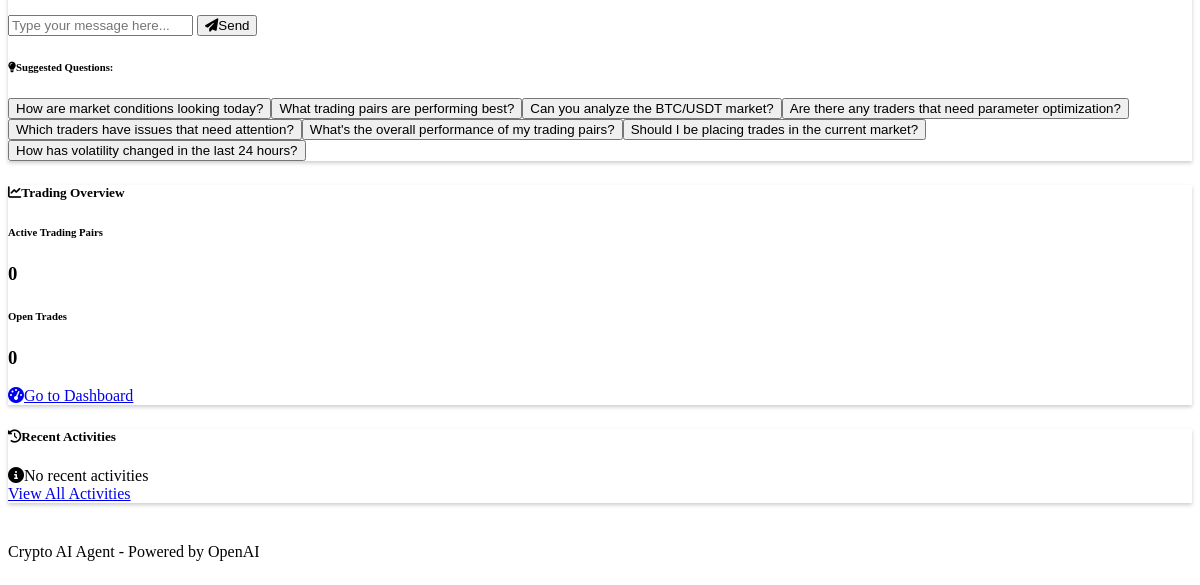
/chat (lower part), run on an earlier commit of the app's database.
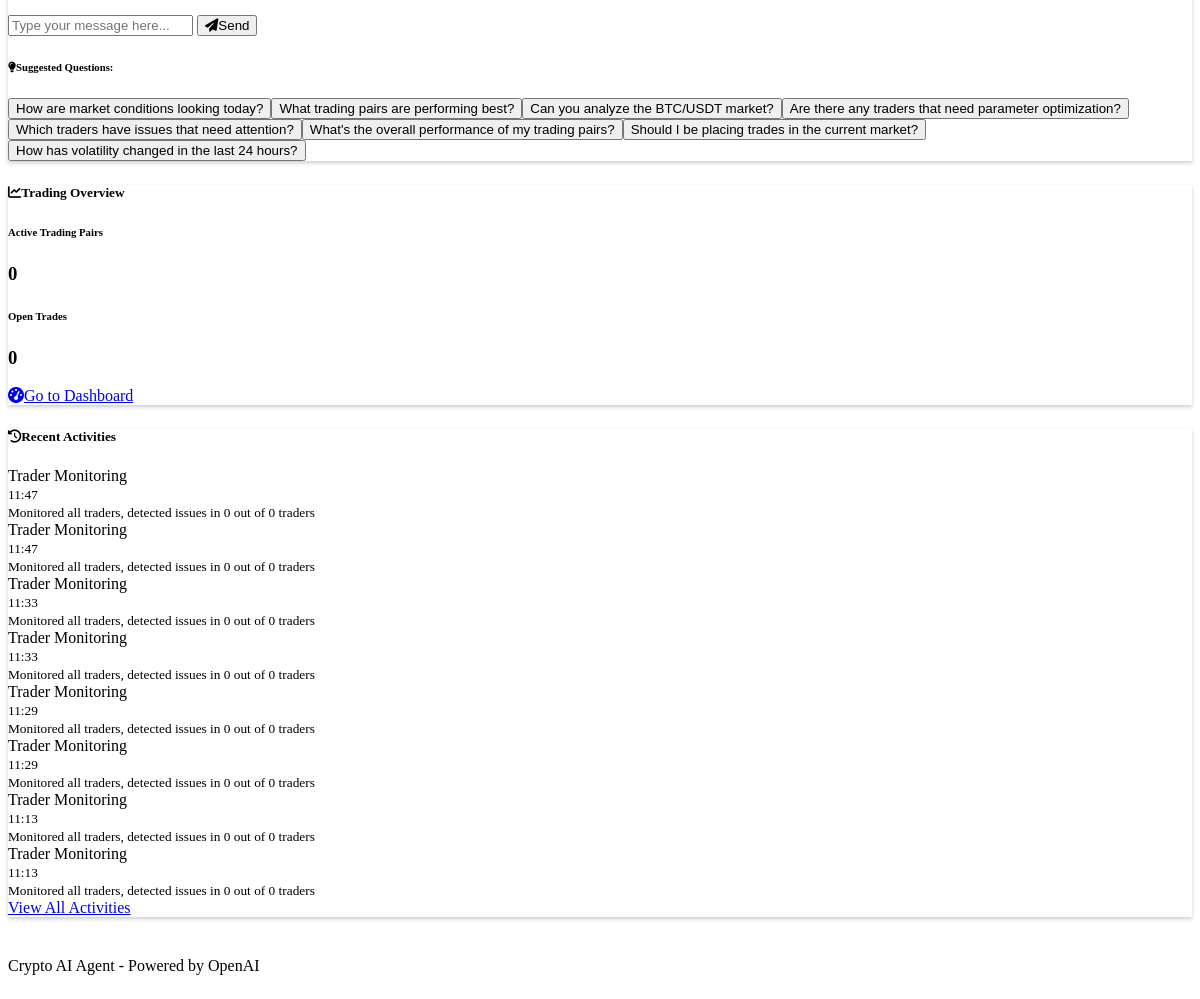
And on a later commit of the database.
### models.py (models this page shows, shortened)
class AuditLog(db.Model):
    id = db.Column(db.Integer, primary_key=True)
    timestamp = db.Column(db.DateTime, default=datetime.utcnow)
    action_type = db.Column(db.String(50), nullable=False)  # market_analysis, parameter_update, trade_recommendation, etc.
    description = db.Column(db.Text, nullable=False)
    trading_pair_id = db.Column(db.Integer, db.ForeignKey('trading_pair.id'), nullable=True)
    trade_id = db.Column(db.Integer, db.ForeignKey('trade.id'), nullable=True)

### routes/main.py (the view)
@main_bp.route('/chat')
def chat_interface():
    try:
        trading_pairs = trading_client.get_trading_pairs().get('data', [])
        traders_status = trading_client.get_all_traders_status().get('data', [])
        open_trades = sum(trader.get('open_trades', 0) for trader in traders_status)
        active_pairs = len(trading_pairs)
        recent_actions = AuditLog.query.order_by(AuditLog.timestamp.desc()).limit(10).all()
        return render_template(
            'chat.html',
            active_pairs=active_pairs,
            open_trades=open_trades,
            recent_actions=recent_actions
        )
    except Exception as e:
        logger.error(f"Error rendering chat interface page: {str(e)}")
        return render_template('error.html', error=str(e))

### services/trading_api.py (called while the page is built, shortened)
    def _make_request(self, method, endpoint, data=None, params=None):
        if not self.api_available:
            return self._get_default_response_for_endpoint(endpoint)

    def _get_default_response_for_endpoint(self, endpoint):
        if endpoint == "trading-pairs" or endpoint.startswith("trading-pairs/"):
            return {
                "success": True,
                "data": []
            }
        elif endpoint == "trader-status" or endpoint.startswith("trader-status/"):
            return {
                "success": True,
                "data": []
            }
        elif endpoint == "trades" or endpoint.startswith("trades/"):
            return {
                "success": True,
                "data": []
            }
        else:
            return {
                "success": False,
                "error": "Trading API service is unavailable",
                "data": []
            }

    def get_trading_pairs(self):
        return self._make_request("GET", "trading-pairs")

    def get_all_traders_status(self):
        return self._make_request("GET", "trader-status")

### templates/chat.html (shortened to what this page needs)
{% extends 'base.html' %}
{% block content %}
<div class="row">
    <div class="col-md-8">
        <div class="card">
            <div class="card-body">
                <div class="chat-container">
                    <div class="chat-input-container">
                        <form id="chat-form">
                            <div class="input-group">
                                <input type="text" id="chat-input" class="form-control" placeholder="Type your message here..." autocomplete="off">
                                <button type="submit" class="btn btn-primary">
                                    <i class="fas fa-paper-plane me-2"></i>Send
                                </button>
                            </div>
                        </form>
                    </div>
                </div>
                <div class="mt-3">
                    <h6><i class="fas fa-lightbulb me-2"></i>Suggested Questions:</h6>
                    <div id="suggested-questions" class="mt-2">
                    </div>
                </div>
            </div>
        </div>
    </div>
    <div class="col-md-4">
        <div class="card mb-4">
            <div class="card-header">
                <h5 class="mb-0"><i class="fas fa-chart-line me-2"></i>Trading Overview</h5>
            </div>
            <div class="card-body">
                <div class="mb-3">
                    <h6 class="text-muted">Active Trading Pairs</h6>
                    <h3>{{ active_pairs }}</h3>
                </div>
                <div class="mb-3">
                    <h6 class="text-muted">Open Trades</h6>
                    <h3>{{ open_trades }}</h3>
                </div>
                <a href="{{ url_for('main.index') }}" class="btn btn-outline-primary w-100">
                    <i class="fas fa-tachometer-alt me-1"></i>Go to Dashboard
                </a>
            </div>
        </div>
        <div class="card">
            <div class="card-header">
                <h5 class="mb-0"><i class="fas fa-history me-2"></i>Recent Activities</h5>
            </div>
            <div class="card-body p-0">
                <div class="list-group list-group-flush">
                    {% for action in recent_actions %}
                    <div class="list-group-item">
                        <div class="d-flex justify-content-between align-items-start">
                            <div>
                                {% if 'market_analysis' in action.action_type %}
                                <span class="badge bg-info">Market Analysis</span>
                                {% elif 'parameter_optimization' in action.action_type %}
                                <span class="badge bg-success">Parameter Optimization</span>
                                {% elif 'trader_monitoring' in action.action_type %}
                                <span class="badge bg-warning">Trader Monitoring</span>
                                {% elif 'trade_placement' in action.action_type %}
                                <span class="badge bg-primary">Trade Placement</span>
                                {% elif 'chat_query' in action.action_type %}
                                <span class="badge bg-secondary">Chat Query</span>
                                {% else %}
                                <span class="badge bg-dark">{{ action.action_type }}</span>
                                {% endif %}
                            </div>
                            <small class="text-muted">{{ action.timestamp.strftime('%H:%M') }}</small>
                        </div>
                        <small class="d-block mt-1">{{ action.description }}</small>
                    </div>
                    {% else %}
                    <div class="list-group-item text-center py-3">
                        <i class="fas fa-info-circle me-1"></i>No recent activities
                    </div>
                    {% endfor %}
                </div>
                <div class="card-footer text-center">
                    <a href="{{ url_for('main.action_log') }}" class="btn btn-sm btn-outline-secondary">
                        View All Activities
                    </a>
                </div>
            </div>
        </div>
    </div>
</div>
{% endblock %}

### templates/base.html (shortened to what this page needs)
<!DOCTYPE html>
<html lang="en" data-bs-theme="dark">
<head>
    <link rel="stylesheet" href="https://cdn.replit.com/agent/bootstrap-agent-dark-theme.min.css">
    <link rel="stylesheet" href="https://cdnjs.cloudflare.com/ajax/libs/font-awesome/6.4.0/css/all.min.css">
    <link rel="stylesheet" href="{{ url_for('static', filename='css/style.css') }}">
</head>
<body>
    <div class="container-fluid mt-4">
        {% block content %}{% endblock %}
    </div>
    <footer class="footer bg-dark text-center text-white-50 py-3 mt-5">
        <div class="container">
            <p class="mb-0">Crypto AI Agent - Powered by OpenAI</p>
        </div>
    </footer>
</body>
</html>

### static/css/style.css (style rules this page uses)
body { min-height: 100vh; display: flex; flex-direction: column; }
.container-fluid { flex: 1; }
footer { margin-top: auto; }
.card { box-shadow: 0 0.125rem 0.25rem rgba(0, 0, 0, 0.2); margin-bottom: 1.5rem; }
.card-header { font-weight: 500; }
.chat-container { display: flex; flex-direction: column; height: calc(100vh - 300px); min-height: 400px; }
.chat-input-container { position: relative; }

What changed in the data, as far as the page shows it:
added AuditLog: shows "Trader Monitoring", timestamp "11:47", description "Monitored all traders, detected issues in 0 out of 0 traders"
added AuditLog: shows "Trader Monitoring", timestamp "11:47", description "Monitored all traders, detected issues in 0 out of 0 traders"
added AuditLog: shows "Trader Monitoring", timestamp "11:33", description "Monitored all traders, detected issues in 0 out of 0 traders"
added AuditLog: shows "Trader Monitoring", timestamp "11:33", description "Monitored all traders, detected issues in 0 out of 0 traders"
added AuditLog: shows "Trader Monitoring", timestamp "11:29", description "Monitored all traders, detected issues in 0 out of 0 traders"
added AuditLog: shows "Trader Monitoring", timestamp "11:29", description "Monitored all traders, detected issues in 0 out of 0 traders"
added AuditLog: shows "Trader Monitoring", timestamp "11:13", description "Monitored all traders, detected issues in 0 out of 0 traders"
added AuditLog: shows "Trader Monitoring", timestamp "11:13", description "Monitored all traders, detected issues in 0 out of 0 traders"
Also different on the page:
text no longer shown: "No recent activities"
